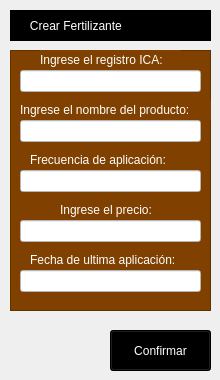
             <widget class="QWidget" name="Crear_fertilizante">
              <widget class="QLabel" name="label_9">
               <property name="geometry">
                <rect>
                 <x>10</x>
                 <y>10</y>
                 <width>201</width>
                 <height>31</height>
                </rect>
               </property>
               <property name="styleSheet">
                <string notr="true">color: rgb(255, 255, 255);
font: 900 12pt &quot;Arial Black&quot;;
background-color: rgb(0, 0, 0);</string>
               </property>
               <property name="text">
                <string>      Crear Fertilizante</string>
               </property>
              </widget>
              <widget class="QFrame" name="frame_8">
               <property name="geometry">
                <rect>
                 <x>10</x>
                 <y>50</y>
                 <width>201</width>
                 <height>261</height>
                </rect>
               </property>
               <property name="styleSheet">
                <string notr="true">background-color: rgb(127, 64, 0);</string>
               </property>
               <property name="frameShape">
                <enum>QFrame::StyledPanel</enum>
               </property>
               <property name="frameShadow">
                <enum>QFrame::Raised</enum>
               </property>
               <widget class="QLabel" name="label_10">
                <property name="geometry">
                 <rect>
                  <x>30</x>
                  <y>0</y>
                  <width>141</width>
                  <height>20</height>
                 </rect>
                </property>
                <property name="styleSheet">
                 <string notr="true">color: rgb(255, 255, 255);
font: 900 8pt &quot;Arial Black&quot;;</string>
                </property>
                <property name="text">
                 <string>Ingrese el registro ICA:</string>
                </property>
               </widget>
               <widget class="QLineEdit" name="lineEdit_3">
                <property name="geometry">
                 <rect>
                  <x>10</x>
                  <y>20</y>
                  <width>181</width>
                  <height>22</height>
                 </rect>
                </property>
                <property name="styleSheet">
                 <string notr="true">background-color: rgb(255, 255, 255);</string>
                </property>
               </widget>
               <widget class="QLabel" name="label_11">
                <property name="geometry">
                 <rect>
                  <x>20</x>
                  <y>100</y>
                  <width>161</width>
                  <height>20</height>
                 </rect>
                </property>
                <property name="styleSheet">
                 <string notr="true">color: rgb(255, 255, 255);
font: 900 8pt &quot;Arial Black&quot;;</string>
                </property>
                <property name="text">
                 <string>Frecuencia de aplicación:</string>
                </property>
               </widget>
               <widget class="QLineEdit" name="lineEdit_4">
                <property name="geometry">
                 <rect>
                  <x>10</x>
                  <y>120</y>
                  <width>181</width>
                  <height>22</height>
                 </rect>
                </property>
                <property name="styleSheet">
                 <string notr="true">background-color: rgb(255, 255, 255);</string>
                </property>
               </widget>
               <widget class="QLabel" name="label_12">
                <property name="geometry">
                 <rect>
                  <x>10</x>
                  <y>50</y>
                  <width>191</width>
                  <height>20</height>
                 </rect>
                </property>
                <property name="styleSheet">
                 <string notr="true">color: rgb(255, 255, 255);
font: 900 8pt &quot;Arial Black&quot;;</string>
                </property>
                <property name="text">
                 <string>Ingrese el nombre del producto:</string>
                </property>
               </widget>
               <widget class="QLineEdit" name="lineEdit_5">
                <property name="geometry">
                 <rect>
                  <x>10</x>
                  <y>70</y>
                  <width>181</width>
                  <height>22</height>
                 </rect>
                </property>
                <property name="styleSheet">
                 <string notr="true">background-color: rgb(255, 255, 255);</string>
                </property>
               </widget>
               <widget class="QLabel" name="label_13">
                <property name="geometry">
                 <rect>
                  <x>50</x>
                  <y>150</y>
                  <width>111</width>
                  <height>20</height>
                 </rect>
                </property>
                <property name="styleSheet">
                 <string notr="true">color: rgb(255, 255, 255);
font: 900 8pt &quot;Arial Black&quot;;</string>
                </property>
                <property name="text">
                 <string>Ingrese el precio:</string>
                </property>
               </widget>
               <widget class="QLineEdit" name="lineEdit_6">
                <property name="geometry">
                 <rect>
                  <x>10</x>
                  <y>170</y>
                  <width>181</width>
                  <height>22</height>
                 </rect>
                </property>
                <property name="styleSheet">
                 <string notr="true">background-color: rgb(255, 255, 255);</string>
                </property>
               </widget>
               <widget class="QLabel" name="label_14">
                <property name="geometry">
                 <rect>
                  <x>20</x>
                  <y>200</y>
                  <width>171</width>
                  <height>20</height>
                 </rect>
                </property>
                <property name="styleSheet">
                 <string notr="true">color: rgb(255, 255, 255);
font: 900 8pt &quot;Arial Black&quot;;</string>
                </property>
                <property name="text">
                 <string>Fecha de ultima aplicación:</string>
                </property>
               </widget>
               <widget class="QLineEdit" name="lineEdit_7">
                <property name="geometry">
                 <rect>
                  <x>10</x>
                  <y>220</y>
                  <width>181</width>
                  <height>22</height>
                 </rect>
                </property>
                <property name="styleSheet">
                 <string notr="true">background-color: rgb(255, 255, 255);</string>
                </property>
               </widget>
              </widget>
              <widget class="QPushButton" name="pushButton_22">
               <property name="geometry">
                <rect>
                 <x>110</x>
                 <y>330</y>
                 <width>101</width>
                 <height>41</height>
                </rect>
               </property>
               <property name="styleSheet">
                <string notr="true">background-color: rgb(61, 61, 61);
color: rgb(255, 255, 255);
font: 900 10pt &quot;Arial Black&quot;;
background-color: rgb(0, 0, 0);</string>
               </property>
               <property name="text">
                <string>Confirmar</string>
               </property>
              </widget>
             </widget>
